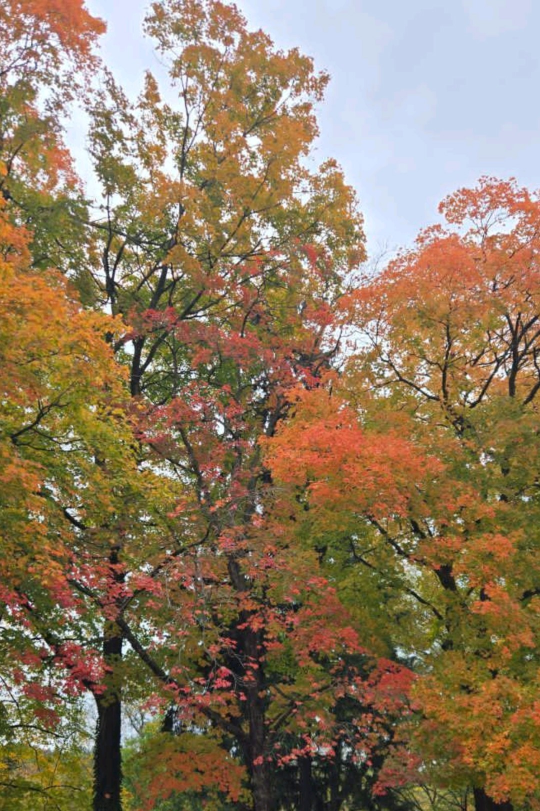
#> input picture tabiat.jpg, 1080 x 1622 px (shown at 1/2 size)
$ jupyter execute --allow-errors openCV_masking.ipynb
#> lines starting #> are read from the running program, lines starting #| are printed output that depends on the picture; after the words box and inside, x2 and y2 are one past the last pixel; in counts of white or black regions, pixels touching at a corner belong together
[cell 1]
import cv2
import numpy as np
import matplotlib.pyplot as plt

[cell 2]
# Create a 300x300 black canvas
square=np.zeros((300,300),np.uint8)
# Draw a filled white rectangle on the canvas
cv2.rectangle(square, (50, 50), (250, 250), 255, -1)
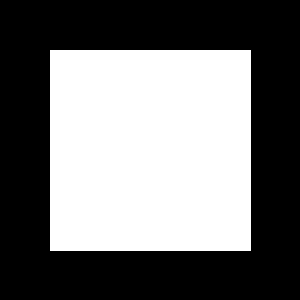
#> square: shape (300, 300); 44.9% white; 1 white region, box (x1, y1, x2, y2) and area: (50, 50, 251, 251) 40401

# Create another 300x300 black canvas
ellipse=np.zeros((300,300),np.uint8)
# Draw a filled ellipse on the canvas
cv2.ellipse(ellipse,(150,150),(150,150),30,0,180,225,-1)
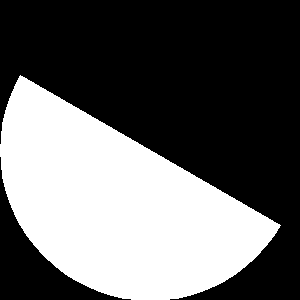
#> ellipse: shape (300, 300); values 0 (black) and 225 (white), 39.6% white; 1 white region, box (x1, y1, x2, y2) and area: (0, 75, 281, 300) 35626


# Display the square image
plt.subplot(121);plt.imshow(square,cmap="gray");plt.title("square")
# Display the ellipse image
plt.subplot(122);plt.imshow(ellipse,cmap="gray");plt.title("ellipse")
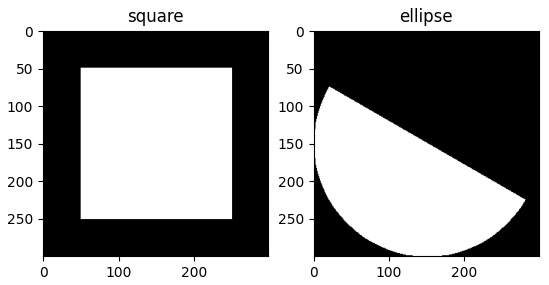
#> figure drawn by matplotlib, 2 panels

[cell 3]
# Perform bitwise AND between the two shapes
bitwise_and=cv2.bitwise_and(square,ellipse)
# Perform bitwise OR between the two shapes
bitwise_or=cv2.bitwise_or(square,ellipse)
# Perform bitwise XOR between the two shapes
bitwise_xor=cv2.bitwise_xor(square,ellipse)
# Invert the square image
bitwise_not_sq=cv2.bitwise_not(square)

[cell 4]
# create a figure for showing all results
plt.figure(figsize=[12,6])
# display original square image
plt.subplot(242);plt.imshow(square,cmap="gray");plt.title("square")
# display original ellipse image
plt.subplot(243);plt.imshow(ellipse,cmap="gray");plt.title("ellipes")
# display bitwise AND result
plt.subplot(245);plt.imshow(bitwise_and,cmap="gray");plt.title("AND")
# display bitwise OR result
plt.subplot(246);plt.imshow(bitwise_or,cmap="gray");plt.title("OR")
# display bitwise XOR result
plt.subplot(247);plt.imshow(bitwise_xor,cmap="gray");plt.title("XOR")
# display inverted square image
plt.subplot(248);plt.imshow(bitwise_not_sq,cmap="gray");plt.title("not")
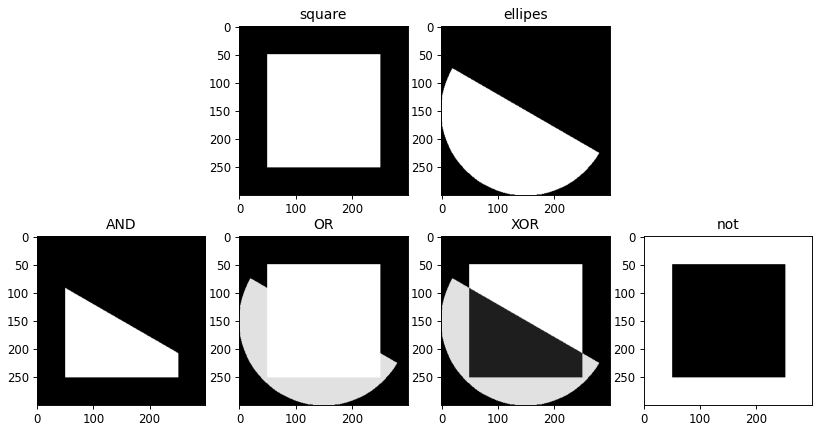
#> figure drawn by matplotlib, 6 panels

[cell 5]
# Load the original image
image = cv2.imread("tabiat.jpg")
#> image is the input picture: shape (1622, 1080, 3); mean B, G, R 97, 122.4, 141.6

# Crop a region from the image
cropped = image[100:600, 150:650]
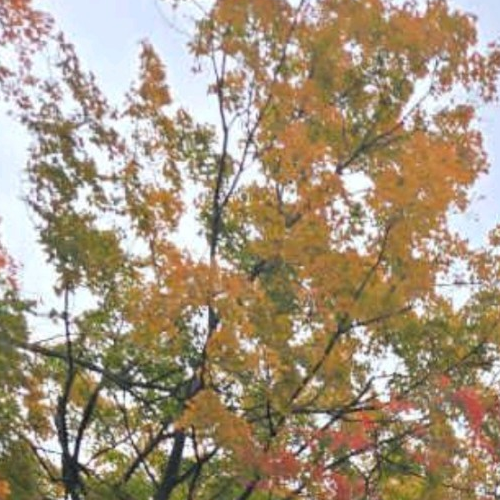
#> cropped: shape (500, 500, 3); mean B, G, R 127.5, 149.5, 165.2
plt.imshow(cropped[...,::-1])  # display cropped image in RGB format

# Create a black image with the same size as the cropped image
circle = np.zeros((500, 500, 3), "uint8")

# Draw a filled white circle on the black image
cv2.circle(circle, (250, 250), 250, (255, 255, 255), -1)
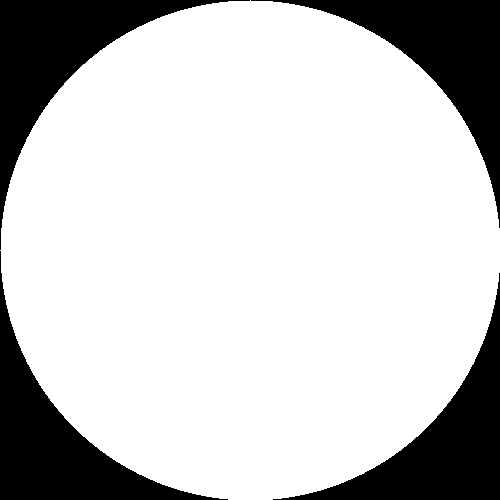
#> circle: shape (500, 500, 3); 78.5% white; 4 black regions, box (x1, y1, x2, y2) and area: (0, 0, 250, 250) 13670, (251, 0, 500, 228) 13420, (0, 251, 228, 500) 13420, (273, 273, 500, 500) 13171

# Apply the circular mask to the cropped image
output_image = cv2.bitwise_and(cropped, circle)
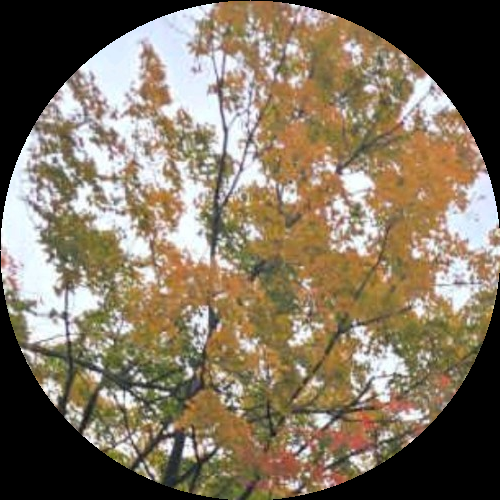
#> output_image: shape (500, 500, 3); mean B, G, R 97, 115.9, 128.7

# Display the masked output image
plt.imshow(output_image[...,::-1])
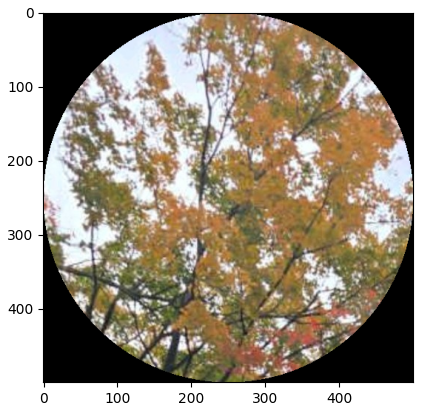
#> figure drawn by matplotlib, 1 panel

[cell 6]
image=plt.imread("tabiat.jpg")

$ run again, with noise.jpg copied over tabiat.jpg
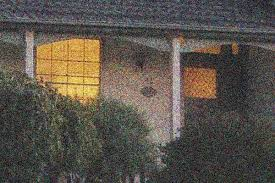
#> input picture noise.jpg, 275 x 183 px
#> square: shape (300, 300); 44.9% white; 1 white region, box (x1, y1, x2, y2) and area: (50, 50, 251, 251) 40401
#> ellipse: shape (300, 300); values 0 (black) and 225 (white), 39.6% white; 1 white region, box (x1, y1, x2, y2) and area: (0, 75, 281, 300) 35626
#> image is the input picture: shape (183, 275, 3); mean B, G, R 74.6, 83.3, 90.1
#> `cropped = image[100:600, 150:650]`:
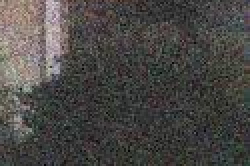
#> cropped: shape (83, 125, 3) (shown 2 times larger); mean B, G, R 69.2, 71.6, 73.8
#> circle: shape (500, 500, 3); 78.5% white; 4 black regions, box (x1, y1, x2, y2) and area: (0, 0, 250, 250) 13670, (251, 0, 500, 228) 13420, (0, 251, 228, 500) 13420, (273, 273, 500, 500) 13171
